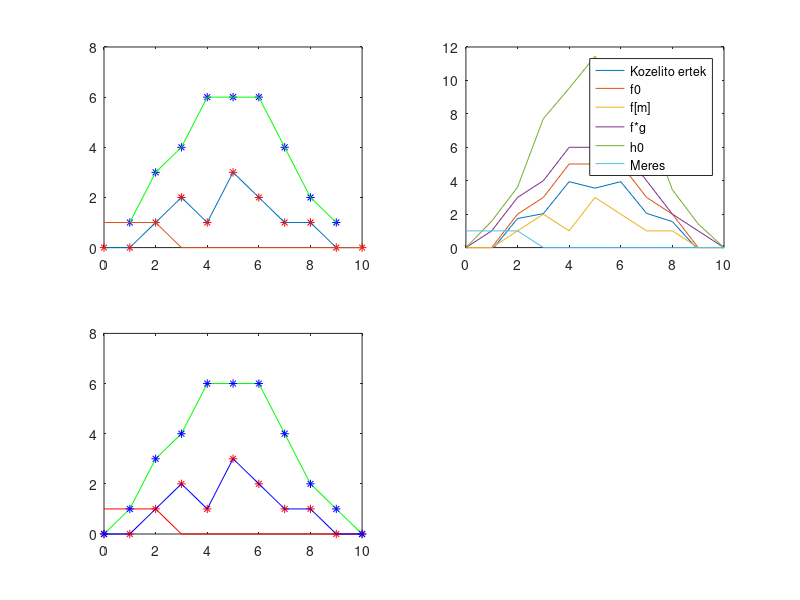

Reproduce this figure in MATLAB.
%%ELSO FELADAT

fm = [0, 0, 1, 2, 1, 3, 2, 1, 1, 0, 0];
gn = [1, 1, 1, 0, 0, 0, 0, 0, 0, 0, 0];
fog = zeros(1, (length(fm)-3));
x = 1:9;
y = 0:10;
for i = 0:length(fog)
    fog(i+1) = (fm(i+1)*gn(i+1))+(fm(i+2)*gn(i+2))+(fm(i+3)*gn(i+3));
    gn(i+1) = 0;
    gn(i+4) = 1;
    axis ([0, 10, 0, 8]);
    subplot(2,2,1);
    plot(i+1, fog(i+1),"*b");
    hold on;
end
plot(x,fog,"g");
for i = 0:length(fm)-1
    plot(i, fm(i+1),"*r");
    hold on;
end
gn = [1, 1, 1, 0, 0, 0, 0, 0, 0, 0, 0];
plot(y,fm,y,gn);

%%MASODIK FELADAT

alpha = 0.02;
fog =[0, 1, 3, 4, 6, 6, 6, 4, 2, 1, 0]; %%Konvolucio vektor
f0 = [0, 0, 2, 3, 5, 5, 5, 3, 2, 0, 0]; %%Tetszoleges jel
fog2 = zeros(1, length(f0));
fog2(1) = 0;
a = 1;
while a < 11 %% ennyi ciklus juttatott a legjobb kozelitesig
    gn2 = [1, 1, 1, 0, 0, 0, 0, 0, 0, 0, 0];
    for i = 2:length(fog2)-1
        fog2(i) = sum(f0 .* gn2);
        if (i < length(fog2)-1) 
            x = i;
            for j = x:x+2
                gn2(j) = gn2(j-1);
            end
            gn2(i-1) = 0;
        end
    end
    f0 = f0 + (alpha*(fog - fog2)); 
    a = 1 + a;
end
h0 = zeros(1, length(f0));
gn2 = [1, 1, 1, 0, 0, 0, 0, 0, 0, 0, 0];
    for i = 2:length(h0)-1
        h0(i) = sum(f0 .* gn2);
        if (i < length(h0)-1) 
            x = i;
            for j = x:x+2
                gn2(j) = gn2(j-1);
            end
            gn2(i-1) = 0;
        end
    end
subplot(2,2,2);
fxd =[0, 0, 2, 3, 5, 5, 5, 3, 2, 0, 0];
gn2 = [1, 1, 1, 0, 0, 0, 0, 0, 0, 0, 0];
plot(y,f0,y,fxd,y,fm,y,fog,y,h0,y,gn2);
legend('Kozelito ertek','f0','f[m]','f*g','h0','Meres');
axis ([0, 10, 0, 12]);
hold on;

%%HARMADIK FELADAT

fm = [0 0 0 1 2 1 3 2 1 1 0 0 0];
gm = [1 1 1];
n = length(fm);
m = length(gm);
g = [gm zeros(1, n-m)];
konv = zeros(1, n);
gm = g;
for i = 2:n-1
  konv(i) = sum(fm .* gm);
  x = i;
  for j = x:x+m-1 
    gm(j) = gm(j-1);
  end
  gm(x-1) = 0;
end
h = konv;
dkonv = ifft((fft(h')./fft(g')))';
subplot(2,2,3);
x = linspace(1,n,n);
plot(x-2, fm, "r*"); hold on;
plot(x-1, g, "r");
plot(x-2, h,"g");
plot(x-2, h,"*b");
plot(x-2, [0  dkonv(1:12)], "b");
axis ([0, 10, 0, 8]);
hold off;

